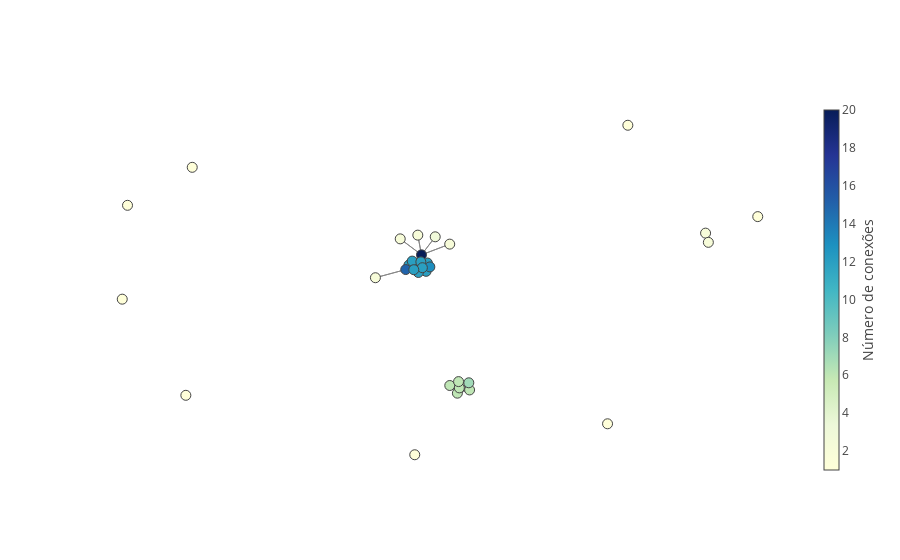

Here is the notebook cell this chart was saved with:
### Code cell
offline.iplot(create_viz_network(nx.from_pandas_edgelist(
    relacoes[relacoes['numlegislatura'] == 54], 
    source = 'deputado_x', 
    target = 'deputado_y',
    create_using = nx.MultiGraph()
))[0])

### Figure 1 — Plotly figure (JSON) as saved in the notebook; plotly's stock layout.template omitted (floating-point values rounded to 4 significant figures; data arrays with more than 128 entries replaced by an {"elided": "..."} marker saying what was removed)
{"data": [{"line": {"color": "#888", "width": 1}, "mode": "lines", "text": [], "type": "scatter", "uid": "7bf901", "x": {"elided": "648 float values"}, "y": {"elided": "648 float values"}}, {"hoverinfo": "text", "marker": {"cauto": true, "cmax": 20, "cmin": 1, "color": [12, 20, 1, 1, 1, 12, 2, 12, 2, 12, 15, 12, 6, 1, 2, 12, 2, 1, 12, 13, 1, 6, 1, 12, 6, 6, 7, 2, 2, 12, 6, 3, 1], "colorbar": {"thickness": 15, "title": "Número de conexões", "titleside": "right", "xanchor": "left"}, "colorscale": "YlGnBu", "line": {"width": 1}, "reversescale": true, "showscale": true, "size": 10}, "mode": "markers", "text": ["ERIKA KOKAY<br># de conexões: 12.0", "EDUARDO CUNHA<br># de conexões: 20.0", "ODAIR CUNHA<br># de conexões: 1.0", "SUELI VIDIGAL<br># de conexões: 1.0", "ANDRE MOURA<br># de conexões: 1.0", "DEVANIR RIBEIRO<br># de conexões: 12.0", "JÔ MORAES<br># de conexões: 2.0", "JEAN WYLLYS<br># de conexões: 12.0", "DR. ROSINHA<br># de conexões: 2.0", "JOÃO DADO<br># de conexões: 12.0", "PASTOR MARCO FELICIANO<br># de conexões: 15.0", "CLÁUDIO PUTY<br># de conexões: 12.0", "LAERCIO OLIVEIRA<br># de conexões: 6.0", "GIVALDO CARIMBÃO<br># de conexões: 1.0", "NAZARENO FONTELES<br># de conexões: 2.0", "AFONSO FLORENCE<br># de conexões: 12.0", "DR. PAULO CÉSAR<br># de conexões: 2.0", "ROBERTO DE LUCENA<br># de conexões: 1.0", "PEDRO EUGÊNIO<br># de conexões: 12.0", "EROS BIONDINI<br># de conexões: 13.0", "HENRIQUE AFONSO<br># de conexões: 1.0", "CARLOS BEZERRA<br># de conexões: 6.0", "CLEBER VERDE<br># de conexões: 1.0", "ASSIS CARVALHO<br># de conexões: 12.0", "RICARDO IZAR<br># de conexões: 6.0", "ARNALDO FARIA DE SÁ<br># de conexões: 6.0", "JANDIRA FEGHALI<br># de conexões: 7.0", "LEONARDO PICCIANI<br># de conexões: 2.0", "ALBERTO FILHO<br># de conexões: 2.0", "SERGIO ZVEITER<br># de conexões: 12.0", "SILVIO COSTA<br># de conexões: 6.0", "JOÃO CAMPOS<br># de conexões: 3.0", "TAKAYAMA<br># de conexões: 1.0"], "type": "scatter", "uid": "0c1196", "x": [-0.0766, -0.03796, -0.7456, 0.5364, -0.05877, -0.05418, 0.8389, -0.02374, 0.0492, -0.01986, -0.08649, -0.0666, 0.1105, -0.9454, 0.8476, -0.04761, -0.1802, -0.9616, -0.03992, -0.01215, 0.599, 0.07284, -0.7653, -0.03519, 0.04935, 0.0789, 0.1081, -0.1036, -0.04931, -0.06173, 0.07651, 0.004443, 1], "y": [0.1189, 0.1715, 0.6237, -0.7016, -0.8616, 0.1201, 0.2837, 0.08624, 0.2268, 0.1294, 0.09546, 0.1392, -0.5267, 0.4274, 0.236, 0.08027, 0.05322, -0.0576, 0.1353, 0.1091, 0.8412, -0.5433, -0.5544, 0.1051, -0.5037, -0.5161, -0.4898, 0.254, 0.2733, 0.0947, -0.4835, 0.2646, 0.3691]}], "layout": {"autosize": true, "hovermode": "closest", "showlegend": false, "titlefont": {"size": 16}, "xaxis": {"autorange": true, "range": [-1.093, 1.131], "showgrid": false, "showticklabels": false, "type": "linear", "zeroline": false}, "yaxis": {"autorange": true, "range": [-1.007, 0.987], "showgrid": false, "showticklabels": false, "type": "linear", "zeroline": false}}}
